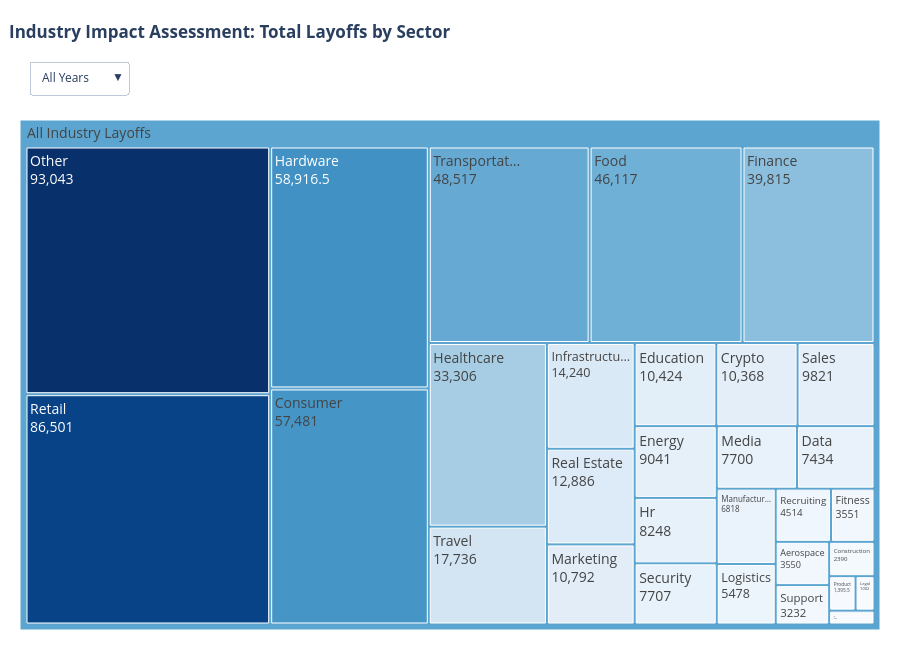

Notebook cell for this chart:
### Markdown cell above
## 1. Amgad: Goal 1
Which industries were most affected?

### Code cell
df['year'] = df['date'].dt.year.astype(str)

unique_years = sorted(df['year'].unique())

# 2. Extract All-Time data
all_time_data = df.groupby('industry')['layoff_count'].sum().reset_index()
all_time_data = all_time_data[all_time_data['layoff_count'] > 0]

# 3. Create the Base Treemap
fig = px.treemap(
  all_time_data,
  path=[px.Constant("All Industry Layoffs"), 'industry'],
  values='layoff_count',
  color='layoff_count',
  color_continuous_scale='Blues',
  template='plotly_white'
)

# 4. Build the dynamic menu buttons
buttons = []

buttons.append(dict(
 method="restyle",
 label="All Years",
 args=[{
 "values": [all_time_data['layoff_count']],
 "labels": [all_time_data['industry']],
 "marker.colors": [all_time_data['layoff_count']] # Forces color to recalculate properly
 }]
))

for yr in unique_years:
 year_df = df[df['year'] == yr].groupby('industry')['layoff_count'].sum().reset_index()
 year_df = year_df[year_df['layoff_count'] > 0]

 buttons.append(dict(
 method="restyle",
 label=f"Year: {yr}",
 args=[{
 "values": [year_df['layoff_count']],
 "labels": [year_df['industry']],
 "marker.colors": [year_df['layoff_count']] # FIX: Forces color range to reset for 2025!
 }]
 ))

# 5. Fix Layout Layout and Titles
fig.update_layout(
 # FIX: Position title higher up and give it padding
 title={
 'text': '<b>Industry Impact Assessment: Total Layoffs by Sector</b>',
 'y': 0.96,
 'x': 0.01,
 'xanchor': 'left',
 'yanchor': 'top'
 },
 # FIX: Move dropdown down slightly so it sits safely below the title
 updatemenus=[dict(
 buttons=buttons,
 direction="down",
 showactive=True,
 x=0.01,
 xanchor="left",
 y=1.05,
 yanchor="bottom"
 )],
 margin=dict(t=120, b=20, l=20, r=20), # Gives breathing room for title + filter
 height=650,
 coloraxis_showscale=False
)

fig.update_traces(textinfo="label+value", textfont=dict(size=14))
fig.show()

### Figure 1 — Plotly figure (JSON) as saved in the notebook; plotly's stock layout.template omitted (floating-point values rounded to 4 significant figures)
{"data": [{"branchvalues": "total", "customdata": [[3550.0], [965.0], [2390.0], [57480.0], [10370.0], [7434.0], [10420.0], [9041.0], [39820.0], [3551.0], [46120.0], [58920.0], [33310.0], [8248.0], [14240.0], [1002.0], [5478.0], [6818.0], [10790.0], [7700.0], [93040.0], [1396.0], [12890.0], [4514.0], [86500.0], [9821.0], [7707.0], [3232.0], [48520.0], [17740.0], [50830.0]], "domain": {"x": [0, 1], "y": [0, 1]}, "hovertemplate": "labels=%{label}<br>layoff_count_sum=%{value}<br>parent=%{parent}<br>id=%{id}<br>layoff_count=%{color}<extra></extra>", "ids": ["All Industry Layoffs/Aerospace", "All Industry Layoffs/Ai", "All Industry Layoffs/Construction", "All Industry Layoffs/Consumer", "All Industry Layoffs/Crypto", "All Industry Layoffs/Data", "All Industry Layoffs/Education", "All Industry Layoffs/Energy", "All Industry Layoffs/Finance", "All Industry Layoffs/Fitness", "All Industry Layoffs/Food", "All Industry Layoffs/Hardware", "All Industry Layoffs/Healthcare", "All Industry Layoffs/Hr", "All Industry Layoffs/Infrastructu…", "All Industry Layoffs/Legal", "All Industry Layoffs/Logistics", "All Industry Layoffs/Manufactur…", "All Industry Layoffs/Marketing", "All Industry Layoffs/Media", "All Industry Layoffs/Other", "All Industry Layoffs/Product", "All Industry Layoffs/Real Estate", "All Industry Layoffs/Recruiting", "All Industry Layoffs/Retail", "All Industry Layoffs/Sales", "All Industry Layoffs/Security", "All Industry Layoffs/Support", "All Industry Layoffs/Transportat…", "All Industry Layoffs/Travel", "All Industry Layoffs"], "labels": ["Aerospace", "Ai", "Construction", "Consumer", "Crypto", "Data", "Education", "Energy", "Finance", "Fitness", "Food", "Hardware", "Healthcare", "Hr", "Infrastructu…", "Legal", "Logistics", "Manufactur…", "Marketing", "Media", "Other", "Product", "Real Estate", "Recruiting", "Retail", "Sales", "Security", "Support", "Transportat…", "Travel", "All Industry Layoffs"], "marker": {"coloraxis": "coloraxis", "colors": [3550.0, 965.0, 2390.0, 57480.0, 10370.0, 7434.0, 10420.0, 9041.0, 39820.0, 3551.0, 46120.0, 58920.0, 33310.0, 8248.0, 14240.0, 1002.0, 5478.0, 6818.0, 10790.0, 7700.0, 93040.0, 1396.0, 12890.0, 4514.0, 86500.0, 9821.0, 7707.0, 3232.0, 48520.0, 17740.0, 50830.0]}, "name": "", "parents": ["All Industry Layoffs", "All Industry Layoffs", "All Industry Layoffs", "All Industry Layoffs", "All Industry Layoffs", "All Industry Layoffs", "All Industry Layoffs", "All Industry Layoffs", "All Industry Layoffs", "All Industry Layoffs", "All Industry Layoffs", "All Industry Layoffs", "All Industry Layoffs", "All Industry Layoffs", "All Industry Layoffs", "All Industry Layoffs", "All Industry Layoffs", "All Industry Layoffs", "All Industry Layoffs", "All Industry Layoffs", "All Industry Layoffs", "All Industry Layoffs", "All Industry Layoffs", "All Industry Layoffs", "All Industry Layoffs", "All Industry Layoffs", "All Industry Layoffs", "All Industry Layoffs", "All Industry Layoffs", "All Industry Layoffs", ""], "textfont": {"size": 14}, "textinfo": "label+value", "type": "treemap", "values": [3550.0, 965.0, 2390.0, 57480.0, 10370.0, 7434.0, 10420.0, 9041.0, 39820.0, 3551.0, 46120.0, 58920.0, 33310.0, 8248.0, 14240.0, 1002.0, 5478.0, 6818.0, 10790.0, 7700.0, 93040.0, 1396.0, 12890.0, 4514.0, 86500.0, 9821.0, 7707.0, 3232.0, 48520.0, 17740.0, 623000.0]}], "layout": {"coloraxis": {"colorbar": {"title": {"text": "layoff_count"}}, "colorscale": [[0, "rgb(247,251,255)"], [0.125, "rgb(222,235,247)"], [0.25, "rgb(198,219,239)"], [0.375, "rgb(158,202,225)"], [0.5, "rgb(107,174,214)"], [0.625, "rgb(66,146,198)"], [0.75, "rgb(33,113,181)"], [0.875, "rgb(8,81,156)"], [1, "rgb(8,48,107)"]], "showscale": false}, "height": 650, "legend": {"tracegroupgap": 0}, "margin": {"b": 20, "l": 20, "r": 20, "t": 120}, "title": {"text": "<b>Industry Impact Assessment: Total Layoffs by Sector</b>", "x": 0.01, "xanchor": "left", "y": 0.96, "yanchor": "top"}, "updatemenus": [{"buttons": [{"args": [{"labels": [["Aerospace", "Ai", "Construction", "Consumer", "Crypto", "Data", "Education", "Energy", "Finance", "Fitness", "Food", "Hardware", "Healthcare", "Hr", "Infrastructu…", "Legal", "Logistics", "Manufactur…", "Marketing", "Media", "Other", "Product", "Real Estate", "Recruiting", "Retail", "Sales", "Security", "Support", "Transportat…", "Travel"]], "marker.colors": [[3550, 965, 2390, 57481, 10368, 7434, 10424, 9041, 39815, 3551, 46117, 58920.0, 33306, 8248, 14240, 1002, 5478, 6818, 10792, 7700, 93043, 1396.0, 12886, 4514, 86501, 9821, 7707, 3232, 48517, 17736]], "values": [[3550, 965, 2390, 57481, 10368, 7434, 10424, 9041, 39815, 3551, 46117, 58920.0, 33306, 8248, 14240, 1002, 5478, 6818, 10792, 7700, 93043, 1396.0, 12886, 4514, 86501, 9821, 7707, 3232, 48517, 17736]]}], "label": "All Years", "method": "restyle"}, {"args": [{"labels": [["Aerospace", "Construction", "Consumer", "Crypto", "Data", "Education", "Energy", "Finance", "Fitness", "Food", "Healthcare", "Hr", "Infrastructu…", "Legal", "Logistics", "Marketing", "Media", "Other", "Product", "Real Estate", "Recruiting", "Retail", "Sales", "Security", "Support", "Transportat…", "Travel"]], "marker.colors": [[566, 820, 3575, 219, 908.5, 658, 287, 5990, 1251, 4870.0, 506, 654, 401, 120, 1093, 2157, 652, 754, 166.5, 3652, 1899, 6642, 1151, 461, 224, 9542, 11761]], "values": [[566, 820, 3575, 219, 908.5, 658, 287, 5990, 1251, 4870.0, 506, 654, 401, 120, 1093, 2157, 652, 754, 166.5, 3652, 1899, 6642, 1151, 461, 224, 9542, 11761]]}], "label": "Year: 2020", "method": "restyle"}, {"args": [{"labels": [["Consumer", "Data", "Education", "Food", "Hr", "Marketing", "Media", "Other", "Retail", "Security", "Transportat…"]], "marker.colors": [[2060, 90, 143, 2688.0, 80, 21, 156, 435, 900, 30, 200]], "values": [[2060, 90, 143, 2688.0, 80, 21, 156, 435, 900, 30, 200]]}], "label": "Year: 2021", "method": "restyle"}, {"args": [{"labels": [["Aerospace", "Construction", "Consumer", "Crypto", "Data", "Education", "Energy", "Finance", "Fitness", "Food", "Hardware", "Healthcare", "Hr", "Infrastructu…", "Legal", "Logistics", "Marketing", "Media", "Other", "Product", "Real Estate", "Recruiting", "Retail", "Sales", "Security", "Support", "Transportat…", "Travel"]], "marker.colors": [[100, 390, 4064, 5198, 1296.0, 3879, 270, 7821, 1327, 7338, 3955, 12898, 539.5, 4704, 335, 453, 1934, 2331, 5348, 384.5, 5687, 223, 19869, 1550, 2138, 1025, 7853, 102]], "values": [[100, 390, 4064, 5198, 1296.0, 3879, 270, 7821, 1327, 7338, 3955, 12898, 539.5, 4704, 335, 453, 1934, 2331, 5348, 384.5, 5687, 223, 19869, 1550, 2138, 1025, 7853, 102]]}], "label": "Year: 2022", "method": "restyle"}, {"args": [{"labels": [["Aerospace", "Ai", "Construction", "Consumer", "Crypto", "Data", "Education", "Energy", "Finance", "Fitness", "Food", "Hardware", "Healthcare", "Hr", "Infrastructu…", "Legal", "Logistics", "Manufactur…", "Marketing", "Media", "Other", "Product", "Real Estate", "Recruiting", "Retail", "Sales", "Security", "Support", "Transportat…", "Travel"]], "marker.colors": [[455, 270, 1000, 29848, 3897, 3446, 3434, 960, 11783, 363, 20498, 12560.0, 16374, 4182.0, 4310, 374.5, 1487, 1180, 4853, 3086, 32274, 436, 2826, 1801, 19222, 1708, 2918, 1476, 10090, 2651]], "values": [[455, 270, 1000, 29848, 3897, 3446, 3434, 960, 11783, 363, 20498, 12560.0, 16374, 4182.0, 4310, 374.5, 1487, 1180, 4853, 3086, 32274, 436, 2826, 1801, 19222, 1708, 2918, 1476, 10090, 2651]]}], "label": "Year: 2023", "method": "restyle"}, {"args": [{"labels": [["Aerospace", "Ai", "Construction", "Consumer", "Crypto", "Data", "Education", "Energy", "Finance", "Fitness", "Food", "Hardware", "Healthcare", "Hr", "Infrastructu…", "Legal", "Logistics", "Manufactur…", "Marketing", "Media", "Other", "Product", "Real Estate", "Recruiting", "Retail", "Sales", "Security", "Support", "Transportat…", "Travel"]], "marker.colors": [[1314, 58, 180, 7011, 691, 214, 1592, 4220, 6420, 500, 7586.0, 9478.0, 3025, 1264.0, 4604, 90, 230, 4158, 1136, 915, 12067, 338, 621, 306, 6922, 1105, 808, 190, 18739, 2536]], "values": [[1314, 58, 180, 7011, 691, 214, 1592, 4220, 6420, 500, 7586.0, 9478.0, 3025, 1264.0, 4604, 90, 230, 4158, 1136, 915, 12067, 338, 621, 306, 6922, 1105, 808, 190, 18739, 2536]]}], "label": "Year: 2024", "method": "restyle"}, {"args": [{"labels": [["Aerospace", "Ai", "Consumer", "Crypto", "Data", "Education", "Energy", "Finance", "Food", "Hardware", "Healthcare", "Hr", "Infrastructu…", "Legal", "Logistics", "Manufactur…", "Marketing", "Media", "Other", "Product", "Real Estate", "Recruiting", "Retail", "Sales", "Security", "Support", "Transportat…", "Travel"]], "marker.colors": [[1115, 267, 4003, 47, 1190, 608, 3204, 2954, 1820, 31170.0, 503, 579.5, 221, 82.5, 215, 1400, 691, 545, 9465, 47, 100, 285, 16046, 4307, 812, 217, 1873, 327]], "values": [[1115, 267, 4003, 47, 1190, 608, 3204, 2954, 1820, 31170.0, 503, 579.5, 221, 82.5, 215, 1400, 691, 545, 9465, 47, 100, 285, 16046, 4307, 812, 217, 1873, 327]]}], "label": "Year: 2025", "method": "restyle"}, {"args": [{"labels": [["Ai", "Consumer", "Crypto", "Data", "Education", "Energy", "Finance", "Fitness", "Food", "Hardware", "Hr", "Logistics", "Manufactur…", "Media", "Other", "Product", "Retail", "Security", "Support", "Transportat…", "Travel"]], "marker.colors": [[370, 6920, 316, 290, 110, 100, 4847, 110, 1318.0, 1750, 950, 2000, 80, 15, 32700, 23.5, 16900, 540, 100, 220, 359]], "values": [[370, 6920, 316, 290, 110, 100, 4847, 110, 1318.0, 1750, 950, 2000, 80, 15, 32700, 23.5, 16900, 540, 100, 220, 359]]}], "label": "Year: 2026", "method": "restyle"}], "direction": "down", "showactive": true, "x": 0.01, "xanchor": "left", "y": 1.05, "yanchor": "bottom"}]}}
